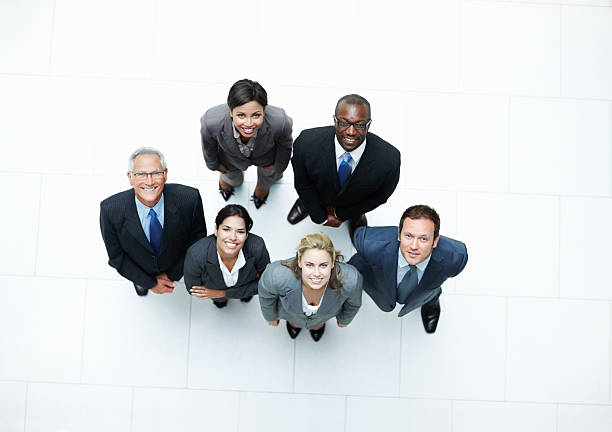
#> input picture group.jpg, 612 x 432 px, given as the content of the folder ./data/test/, which was not available
$ python orient.py
#> lines starting #> are read from the running program, lines starting #| are printed output that depends on the picture; pictures that were not available may be replaced by others from this repository, and a replacement may not be noted
import cv2
import os
import numpy as np
from PIL import Image
import cv2
import os
import numpy as np
from PIL import Image
import re
from datetime import datetime

# Function to rotate image
def rotate_image(image, angle):
    image_center = tuple(np.array(image.shape[1::-1]) / 2)
    rot_mat = cv2.getRotationMatrix2D(image_center, angle, 1.0)
    result = cv2.warpAffine(image, rot_mat, image.shape[1::-1], flags=cv2.INTER_LINEAR)
    return result

def natural_sort_key(s):
    return [int(text) if text.isdigit() else text.lower()
            for text in re.split('(\d+)', s)]

def screenshot_sort_key(s):
    date_time_str = s.replace('Screenshot ', '').rsplit('.', 1)[0].replace(' at ', ' ')
    try:
        date_time_obj = datetime.strptime(date_time_str, '%Y-%m-%d %I.%M.%S %p')
        return (date_time_obj, s.lower())
    except ValueError:
        return (datetime.max, s.lower())


def generate_images(directory_path, angles):
    # Define the list of angles
#> called with directory_path = './data/test/'
    all_angles = [0, 45, 90, 135, 180, 225, 270, 315]

    # Get a list of all files in the directory
    files = os.listdir(directory_path)

    screenshot_files = []
    other_files = []

    for file in files:
        if file.startswith('Screenshot '):
            screenshot_files.append(file)
        else:
            other_files.append(file)

    screenshot_files.sort(key=screenshot_sort_key)
    other_files.sort(key=natural_sort_key)

    files = other_files + screenshot_files

    # Open a new markdown file in write mode
    with open('image_angles.md', 'w') as f:
        # Write the table headers
        f.write('| Filename | Angle |\n')
        f.write('|----------|-------|\n')

        # Iterate over all files in the directory
        for i, filename in enumerate(files):
            # Check if the file is an image
            if filename.endswith('.png') or filename.endswith('.jpg') or filename.endswith('.jpeg'):
                # Get the full path of the image
                image_path = os.path.join(directory_path, filename)

                # Load the image
                image = cv2.imread(image_path)
#> image is the input picture: shape (432, 612, 3); mean B, G, R 216.3, 213.8, 211

                # Get the current angle from the list of angles
                if i < len(angles):
                    current_angle = angles[i]
                else:
                    current_angle = angles[-1]  # Use the last angle in the list as a default

                # Write the filename and angle to the markdown file
                f.write(f'| {filename} | {current_angle} |\n')

                # For each angle, rotate the image and save it
                for angle in all_angles:
                    if angle == current_angle:
                        # If the angle is the current angle, save the original image
                        if not os.path.exists(f'./data/angle_data/{angle}'):
                            os.makedirs(f'./data/angle_data/{angle}')
                        cv2.imwrite(f'./data/angle_data/{angle}/{filename}', image)
                    else:
                        # If the angle is not the current angle, rotate the image and save it
                        rotated = rotate_image(image, angle - current_angle)
                        if not os.path.exists(f'./data/angle_data/{angle}'):
                            os.makedirs(f'./data/angle_data/{angle}')
                        cv2.imwrite(f'./data/angle_data/{angle}/{filename}', rotated)
#> this loop made 8 passes
#> pass 1, in rotate_image, `result = cv2.warpAffine(image, rot_mat, image.shape[1::-1], flags=cv2...`:
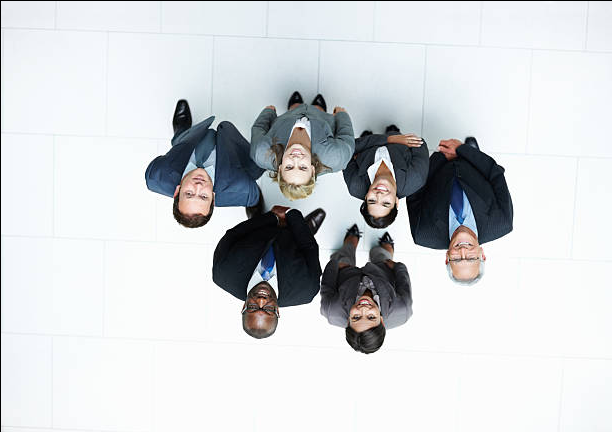
#> result: shape (432, 612, 3); mean B, G, R 215.3, 212.8, 210
#> pass 2, in rotate_image (call 2), `result = cv2.warpAffine(image, rot_mat, image.shape[1::-1], flags=cv2...`:
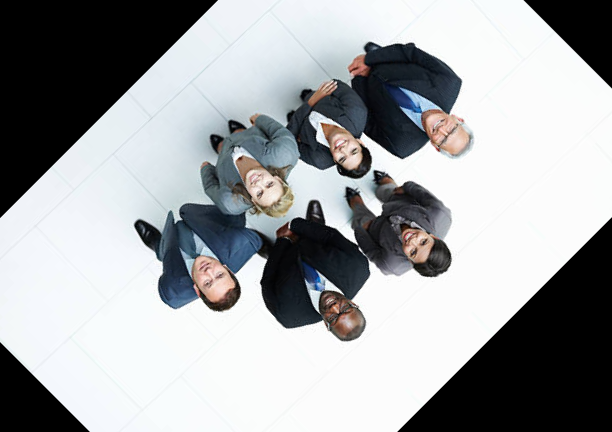
#> result: shape (432, 612, 3); mean B, G, R 164.3, 162.4, 160.2
#> pass 3, in rotate_image (call 3), `result = cv2.warpAffine(image, rot_mat, image.shape[1::-1], flags=cv2...`:
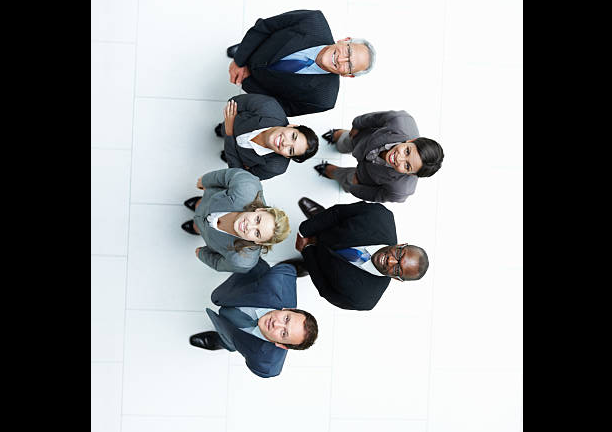
#> result: shape (432, 612, 3); mean B, G, R 142.5, 140.6, 138.6

# Call the function with the path to your directory and the list of angles
main = [180, 225, 270, 315, 180, 45, 45, 135, 45, 90, 135,  270, 315, 135, 45, 270, 270, 90,90, 315, 0, 90, 270, 0, 135,90,270, 0, 315, 315, 270, 270, 225, 180, 135, 90, 90, 45, 45, 45, 45, 270, 0, 270, 270, 180, 180, 135, 90, 45, 45, 0, 315, 270, 0, 0, 315, 270,270,225, 225, 225, 135, 90, 135, 90, 90, 0, 270, 270, 270, 270, 270, 270, 270, 270, 270, 270, 0, 315, 315, 270, 225, 225, 180, 135, 135, 90, 45, 45, 315, 315, 0, 0, 315, 315, 315, 270, 225, 180, 135, 135, 135, 90, 45, 45, 45, 0, 45, 0, 45, 315, 225, 90, 90, 90, 90, 135, 135, 0, 180, 270, 315, 315, 135, 0, 0, 0, 0, 0, 0, 135, 270, 270, 0, 45, 315, 45, 45, 0, 45, 315, 0, 0, 90, 135, 225, 270, 90, 0, 180, 315, 180, 0, 315, 315, 315, 315, 270, 270, 225, 225, 180, 180, 135, 135, 90, 90, 45, 45, 180, 90, 135, 180, 180, 225, 270, 90, 135, 270, 225, 45, 90, 135, 180, 180, 315, 315, 315, 0,0,0, 315, 315, 315, 270, 225, 225, 180, 135, 135, 90, 90, 45, 45, 225, 135, 0, 0, 0, 0, 315, 270, 270, 270, 225,  180, 225, 180, 180, 135, 135, 90, 45, 0, 0, 0, 90, 270, 225, 270, 135, 270, 90, 270, 90, 45, 180, 45, 0, 270, 180, 90, 90, 90, 90, 270, 270, 270, 90, 0, 0, 135, 180, 180, 0, 315, 90, 180, 270, 90, 45, 315, 315, 180, 0, 90, 135, 45, 225, 225, 270, 90, 90, 225, 315, 45, 90, 90, 90, 270, 135, 90, 45, 225, 135, 0, 0, 180, 180, 180, 180, 180, 180, 180, 180, 180, 45, 180, 225, 180, 180, 135, 225, 180, 180, 180, 180, 225, 135, 180, 180, 180, 180, 225, 225, 135]
print(len(main))
generate_images('./data/test/', main)
